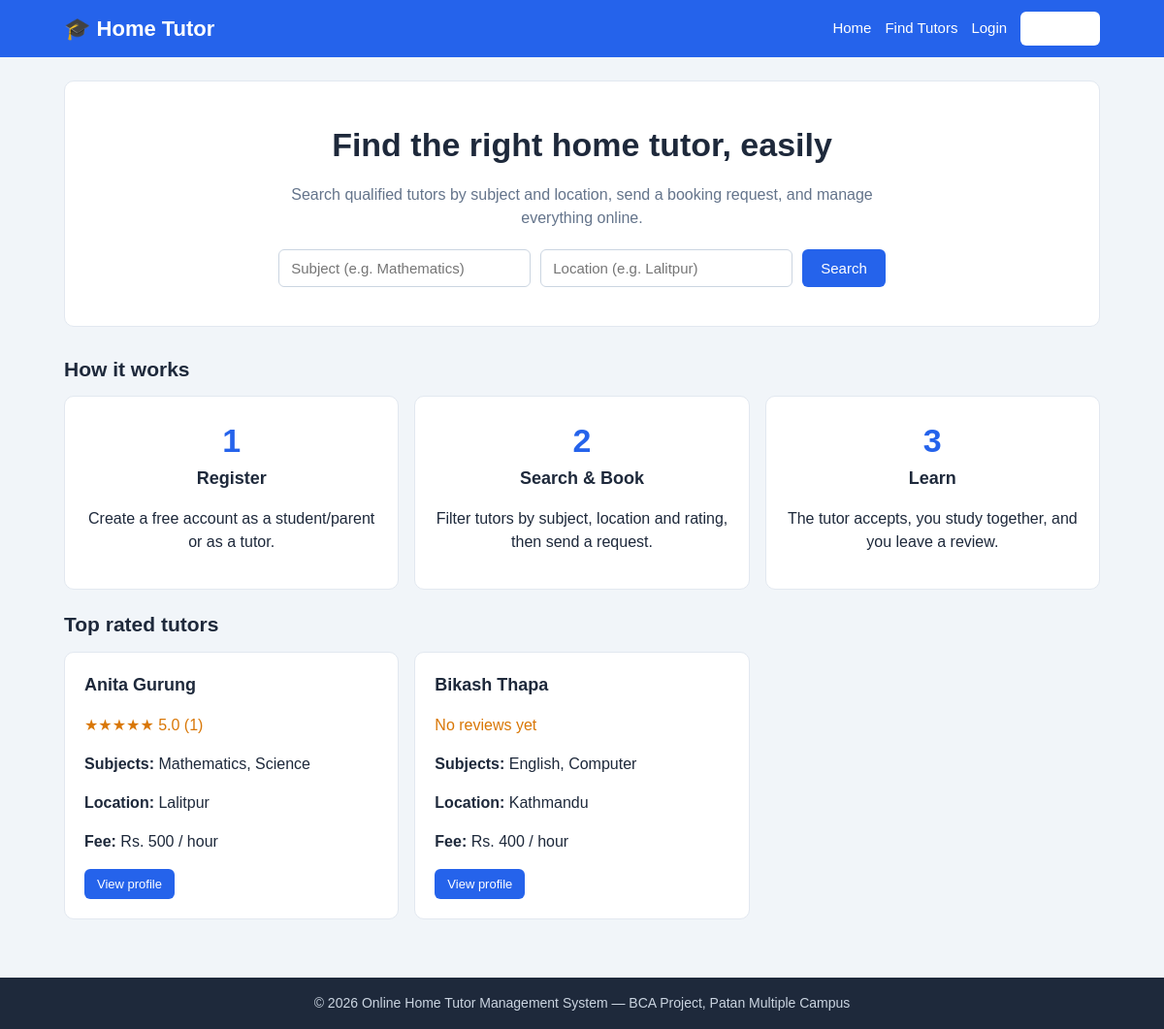
The page / on the database its author committed.
### tables this page shows
CREATE TABLE users (
  id         INT AUTO_INCREMENT PRIMARY KEY,
  name       VARCHAR(50)  NOT NULL,
  email      VARCHAR(100) NOT NULL UNIQUE,
  password   VARCHAR(255) NOT NULL,
  phone      VARCHAR(10)  NOT NULL,
  role       ENUM('student','tutor','admin') NOT NULL DEFAULT 'student',
  status     ENUM('pending','approved','rejected') NOT NULL DEFAULT 'approved',
  created_at TIMESTAMP NOT NULL DEFAULT CURRENT_TIMESTAMP
);

### config/db.php (called while the page is built, shortened)
<?php
$DB_HOST = 'localhost';
$DB_USER = 'root';
$DB_PASS = '';
$DB_NAME = 'home_tutor_db';
try {
    $conn = new mysqli($DB_HOST, $DB_USER, $DB_PASS, $DB_NAME);
    $conn->set_charset('utf8mb4');
} catch (mysqli_sql_exception $ex) {
    die('<h3>Database connection failed.</h3><p>Start MySQL in the XAMPP Control Panel and import <b>database/home_tutor_db.sql</b> in phpMyAdmin.</p>');
}
function db_query($sql, $types = '', $params = array()) {
    global $conn;
    $stmt = $conn->prepare($sql);
    $stmt->execute();
    return $stmt;
}
function db_all($sql, $types = '', $params = array()) {
    $stmt = db_query($sql, $types, $params);
    $rows = $stmt->get_result()->fetch_all(MYSQLI_ASSOC);
    return $rows;
}

### includes/functions.php (called while the page is built, shortened)
<?php
require_once __DIR__ . '/../config/db.php';
function e($value) {
    return htmlspecialchars((string)$value, ENT_QUOTES, 'UTF-8');
}
function stars($avg) {
    $full = (int)round($avg);
    return str_repeat('★', $full) . str_repeat('☆', 5 - $full);
}

### index.php (the view, shortened to what this page needs)
<?php
require_once 'includes/functions.php';
$top = db_all("SELECT u.id, u.name, tp.subjects, tp.location, tp.price_per_hour, tp.experience_years,
                      COALESCE(AVG(r.rating), 0) AS avg_rating, COUNT(r.id) AS review_count
               FROM users u
               JOIN tutor_profiles tp ON tp.user_id = u.id
               LEFT JOIN reviews r ON r.tutor_id = u.id
               WHERE u.role = 'tutor' AND u.status = 'approved' AND tp.subjects <> ''
               GROUP BY u.id, u.name, tp.subjects, tp.location, tp.price_per_hour, tp.experience_years
               ORDER BY avg_rating DESC, review_count DESC, u.name ASC
               LIMIT 3");
include 'includes/header.php';
?>
<section class="hero">
  <h1>Find the right home tutor, easily</h1>
  <p>Search qualified tutors by subject and location, send a booking request, and manage everything online.</p>
  <form method="get" action="tutors.php" class="hero-search">
    <input type="text" name="subject" placeholder="Subject (e.g. Mathematics)" maxlength="50">
    <input type="text" name="location" placeholder="Location (e.g. Lalitpur)" maxlength="50">
    <button type="submit" class="btn btn-primary">Search</button>
  </form>
</section>
<section>
  <h2>How it works</h2>
  <div class="grid grid-3">
    <div class="card center"><div class="big">1</div><h3>Register</h3><p>Create a free account as a student/parent or as a tutor.</p></div>
    <div class="card center"><div class="big">2</div><h3>Search &amp; Book</h3><p>Filter tutors by subject, location and rating, then send a request.</p></div>
    <div class="card center"><div class="big">3</div><h3>Learn</h3><p>The tutor accepts, you study together, and you leave a review.</p></div>
  </div>
</section>
<section>
  <h2>Top rated tutors</h2>
  <?php if (!$top): ?>
    <p class="muted">No tutors are listed yet.</p>
  <?php else: ?>
    <div class="grid grid-3">
      <?php foreach ($top as $t): ?>
        <div class="card">
          <h3><?= e($t['name']) ?></h3>
          <p class="rating"><?= $t['review_count'] > 0 ? stars($t['avg_rating']) . ' ' . number_format($t['avg_rating'], 1) . ' (' . (int)$t['review_count'] . ')' : 'No reviews yet' ?></p>
          <p><strong>Subjects:</strong> <?= e($t['subjects']) ?></p>
          <p><strong>Location:</strong> <?= e($t['location']) ?></p>
          <p><strong>Fee:</strong> Rs. <?= (int)$t['price_per_hour'] ?> / hour</p>
          <a class="btn btn-primary btn-small" href="tutor_view.php?id=<?= (int)$t['id'] ?>">View profile</a>
        </div>
      <?php endforeach; ?>
    </div>
  <?php endif; ?>
</section>
<?php include 'includes/footer.php'; ?>

### assets/css/style.css (style rules this page uses)
:root { --primary: #2563eb; --primary-dark: #1d4ed8; --dark: #1e293b; --muted: #64748b; --bg: #f1f5f9; --white: #ffffff; --border: #e2e8f0; --green: #16a34a; --red: #dc2626; --amber: #d97706; }
* { box-sizing: border-box; }
body { margin: 0; font-family: Arial, Helvetica, sans-serif; background: var(--bg); color: var(--dark); line-height: 1.5; }
a { color: var(--primary); text-decoration: none; }
h1 { font-size: 28px; margin: 0 0 14px; }
h2 { font-size: 21px; margin: 0 0 12px; }
h3 { font-size: 18px; margin: 0 0 8px; }
.center { text-align: center; }
.btn { display: inline-block; padding: 10px 18px; border: 1px solid transparent; border-radius: 6px; font-size: 15px; cursor: pointer; background: var(--white); color: var(--dark); text-decoration: none; }
.btn-small { padding: 5px 12px; font-size: 13px; }
.btn-primary { background: var(--primary); color: var(--white); }
.hero { background: var(--white); border-radius: 10px; padding: 40px 24px; text-align: center; margin-bottom: 28px; border: 1px solid var(--border); }
.hero h1 { font-size: 34px; }
.hero p { color: var(--muted); max-width: 600px; margin: 0 auto 20px; }
.hero-search { display: flex; flex-wrap: wrap; gap: 10px; justify-content: center; }
.hero-search input { flex: 1 1 200px; max-width: 260px; }
.card { background: var(--white); border: 1px solid var(--border); border-radius: 10px; padding: 20px; margin-bottom: 20px; }
.grid { display: grid; gap: 16px; margin-bottom: 20px; }
.grid .card { margin-bottom: 0; }
.grid-3 { grid-template-columns: repeat(3, 1fr); }
.big { font-size: 34px; font-weight: bold; color: var(--primary); }
.rating { color: var(--amber); }
input[type=text], input[type=email], input[type=password], input[type=number], input[type=date], input[type=time], select, textarea { width: 100%; padding: 10px 12px; border: 1px solid #cbd5e1; border-radius: 6px; font-size: 15px; font-family: inherit; background: var(--white); }

### rows shown on the page
users: name "Anita Gurung", avg_rating "★★★★★", avg_rating "5.0", review_count "1", subjects "Mathematics, Science", location "Lalitpur", price_per_hour "500"
users: name "Bikash Thapa", shows "No reviews yet", subjects "English, Computer", location "Kathmandu", price_per_hour "400"
